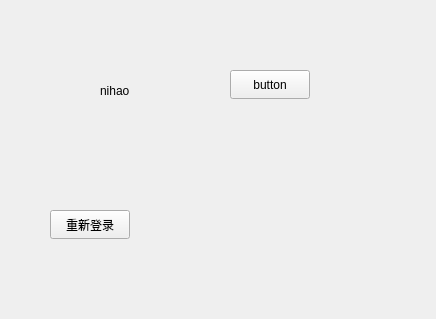
<?xml version="1.0" encoding="UTF-8"?>
<ui version="4.0">
 <class>Widget</class>
 <widget class="QWidget" name="Widget">
  <property name="geometry">
   <rect>
    <x>0</x>
    <y>0</y>
    <width>436</width>
    <height>319</height>
   </rect>
  </property>
  <property name="windowTitle">
   <string>Widget</string>
  </property>
  <widget class="QLabel" name="label">
   <property name="geometry">
    <rect>
     <x>100</x>
     <y>80</y>
     <width>71</width>
     <height>21</height>
    </rect>
   </property>
   <property name="text">
    <string>nihao </string>
   </property>
  </widget>
  <widget class="QPushButton" name="showChildButton">
   <property name="geometry">
    <rect>
     <x>230</x>
     <y>70</y>
     <width>80</width>
     <height>29</height>
    </rect>
   </property>
   <property name="text">
    <string>button</string>
   </property>
  </widget>
  <widget class="QPushButton" name="pushButton">
   <property name="geometry">
    <rect>
     <x>50</x>
     <y>210</y>
     <width>80</width>
     <height>29</height>
    </rect>
   </property>
   <property name="text">
    <string>重新登录</string>
   </property>
  </widget>
 </widget>
 <layoutdefault spacing="6" margin="11"/>
 <resources/>
 <connections/>
</ui>
